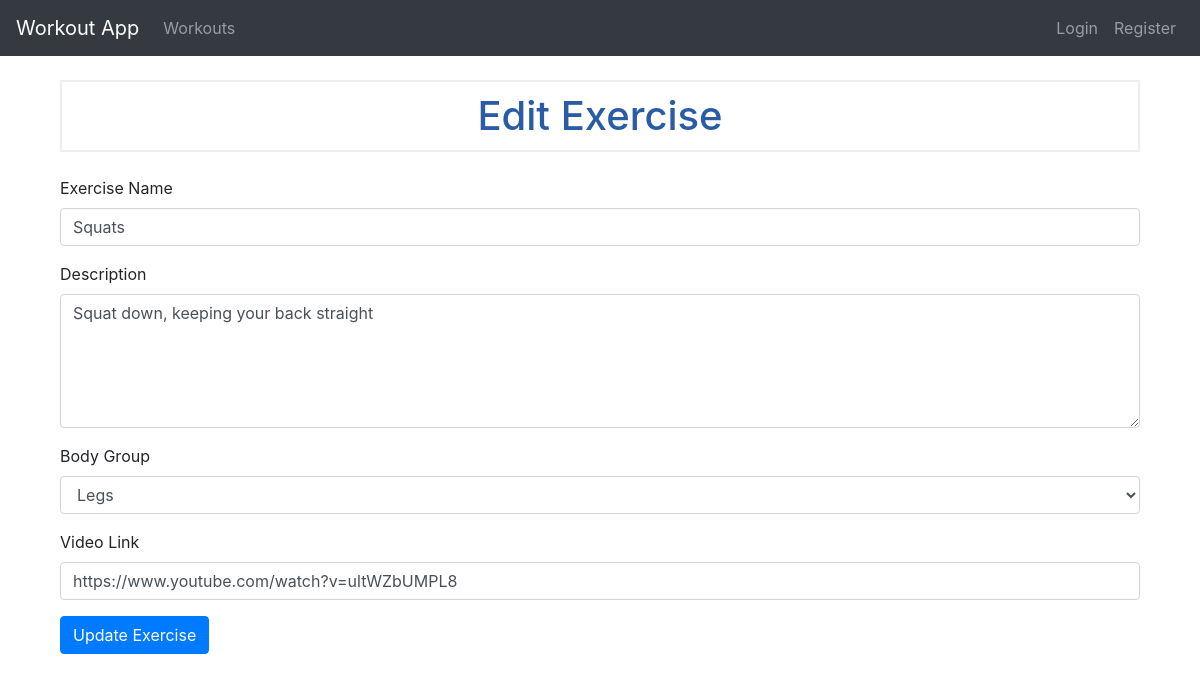
/edit_exercise/1, run on an earlier commit of the app's database.
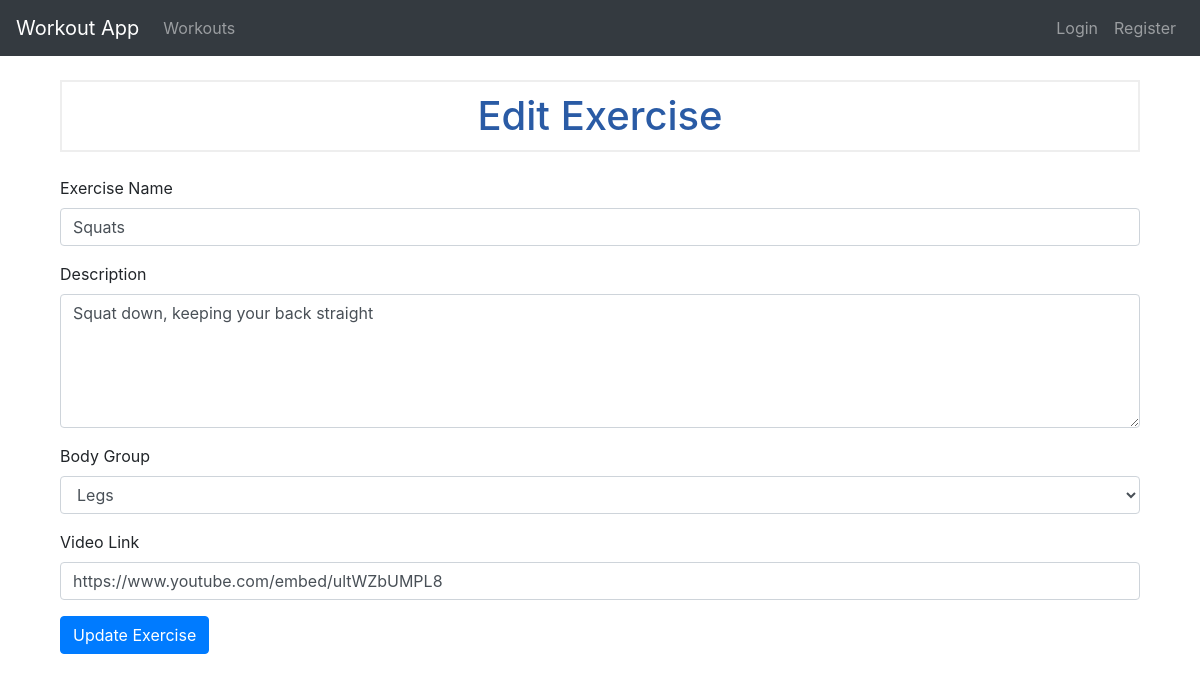
And on a later commit of the database.
### tables this page shows
CREATE TABLE exercise (
                exercise_id INTEGER PRIMARY KEY AUTOINCREMENT,
                name TEXT NOT NULL,
                body_group TEXT NOT NULL,
                description TEXT NOT NULL,
                video_link TEXT
             );

### app.py (the view, shortened to what this page needs)
@app.route("/edit_exercise/<int:exercise_id>", methods=["GET", "POST"])
def edit_exercise(exercise_id):
    exercise = c.execute(
        "SELECT * FROM exercise WHERE exercise_id = ?", (exercise_id,)
    ).fetchone()
    return render_template("edit_exercise.html", exercise=exercise)

### templates/edit_exercise.html (shortened to what this page needs)
{% extends "base.html" %} {% block content %}
<div class="container">
    <h1 class="my-4">Edit Exercise</h1>
    <form method="POST">
        <div class="form-group">
            <label for="exercise_name">Exercise Name</label>
            <input type="text" class="form-control" id="exercise_name" name="exercise_name" value="{{ exercise['name'] }}" required>
        </div>
        <div class="form-group">
            <label for="description">Description</label>
            <textarea class="form-control" id="description" name="description" rows="5" required>{{ exercise['description'] }}</textarea>
        </div>
        <div class="form-group">
            <label for="body_group">Body Group</label>
            <select class="form-control" id="body_group" name="body_group" required>
                <option value="Legs" {% if exercise['body_group'] == 'Legs' %} selected {% endif %}>Legs</option>
            </select>
        </div>
        <div class="form-group">
            <label for="video_link">Video Link</label>
            <input type="text" class="form-control" id="video_link" name="video_link" value="{{ exercise['video_link'] }}" required>
        </div>
        <button type="submit" class="btn btn-primary">Update Exercise</button>
    </form>
</div>
{% endblock %}

What changed in the data, as far as the page shows it:
changed exercise "Squats": video_link "https://www.youtube.com/watch?v=ultWZbUMPL8" → "https://www.youtube.com/embed/ultWZbUMPL8"
